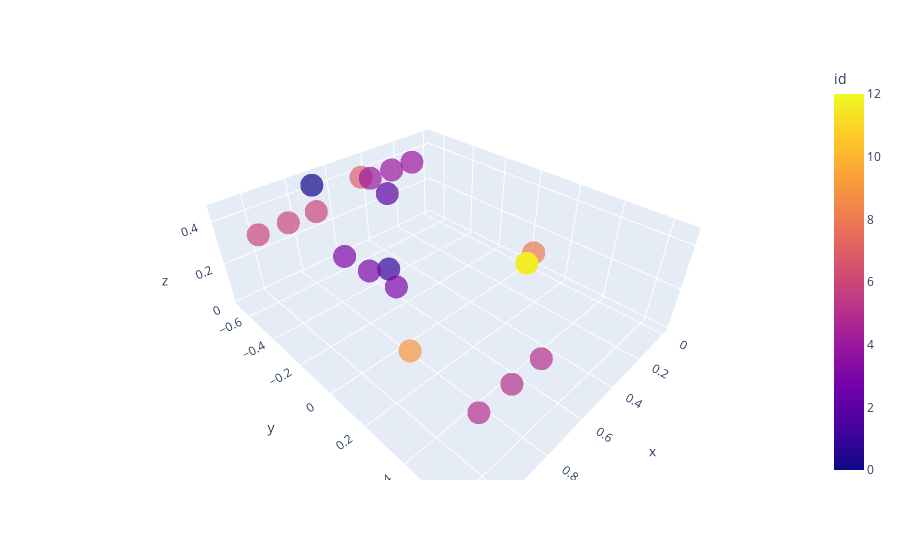

Notebook source saved alongside this figure:
### Code cell
import plotly.graph_objects as go
import plotly.express as px
sample = dataset[k]
s = copy.deepcopy(sample["state"]).numpy()
s = np.concatenate( [s,np.arange(0,13,1).reshape(-1,1)], axis = 1)
extensions = []
for obj in s:
    if obj[9] > 3:
        ext = copy.deepcopy(obj)
        ext2 = copy.deepcopy(obj)
        ds = 0.125
        
        ext[0] += ds * ext[7]
        ext[1] += ds * ext[8]
        ext2[0] -= ds * ext[7]
        ext2[1] -= ds * ext[8]
        extensions.append(ext)
        extensions.append(ext2)
extensions = np.array(extensions)
s = np.concatenate([s, np.array(extensions)], axis = 0)
fig = go.Figure()
fig = px.scatter_3d(s, x = 0, y = 1, z = 2, color = 10, hover_data=[10, 9] ,labels = {"0" : "x", "1": "y", "2":"z", "9":"type", "10": "id"}, opacity = 0.7)
fig.show()
# input()

### Figure 1 — Plotly figure (JSON) as saved in the notebook; plotly's stock layout.template omitted (floating-point values rounded to 4 significant figures)
{"data": [{"customdata": [[0, 1], [1, 2], [2, 3], [3, 4], [4, 5], [5, 5], [6, 4], [7, 2], [8, 1], [9, 1], [10, 0], [11, 0], [12, 0], [3, 4], [3, 4], [4, 5], [4, 5], [5, 5], [5, 5], [6, 4], [6, 4]], "hovertemplate": "x=%{x}<br>y=%{y}<br>z=%{z}<br>id=%{marker.color}<br>type=%{customdata[1]}<extra></extra>", "legendgroup": "", "marker": {"color": [0, 1, 2, 3, 4, 5, 6, 7, 8, 9, 10, 11, 12, 3, 3, 4, 4, 5, 5, 6, 6], "coloraxis": "coloraxis", "opacity": 0.7, "symbol": "circle"}, "mode": "markers", "name": "", "scene": "scene", "showlegend": false, "type": "scatter3d", "x": [0.704, 0.8746, 0.5544, 0.9552, 0.3556, 0.9795, 0.9483, 0.5028, 0.4545, 1.081, 0, 0, 0, 0.9614, 0.949, 0.2306, 0.4806, 0.8545, 1.105, 1.073, 0.8233], "y": [-0.6767, 0.04783, -0.343, 0.05162, -0.5532, 0.655, -0.4606, -0.5909, 0.3291, 0.3855, 0, 0, 0, -0.07323, 0.1765, -0.5538, -0.5526, 0.6542, 0.6557, -0.4607, -0.4604], "z": [0.425, 0.425, 0.45, 0.4594, 0.425, 0.425, 0.425, 0.425, 0.425, 0.425, 0, 0, 0, 0.4594, 0.4594, 0.425, 0.425, 0.425, 0.425, 0.425, 0.425]}], "layout": {"coloraxis": {"colorbar": {"title": {"text": "id"}}, "colorscale": [[0, "#0d0887"], [0.1111, "#46039f"], [0.2222, "#7201a8"], [0.3333, "#9c179e"], [0.4444, "#bd3786"], [0.5556, "#d8576b"], [0.6667, "#ed7953"], [0.7778, "#fb9f3a"], [0.8889, "#fdca26"], [1, "#f0f921"]]}, "legend": {"tracegroupgap": 0}, "margin": {"t": 60}, "scene": {"domain": {"x": [0, 1], "y": [0, 1]}, "xaxis": {"title": {"text": "x"}}, "yaxis": {"title": {"text": "y"}}, "zaxis": {"title": {"text": "z"}}}}}
